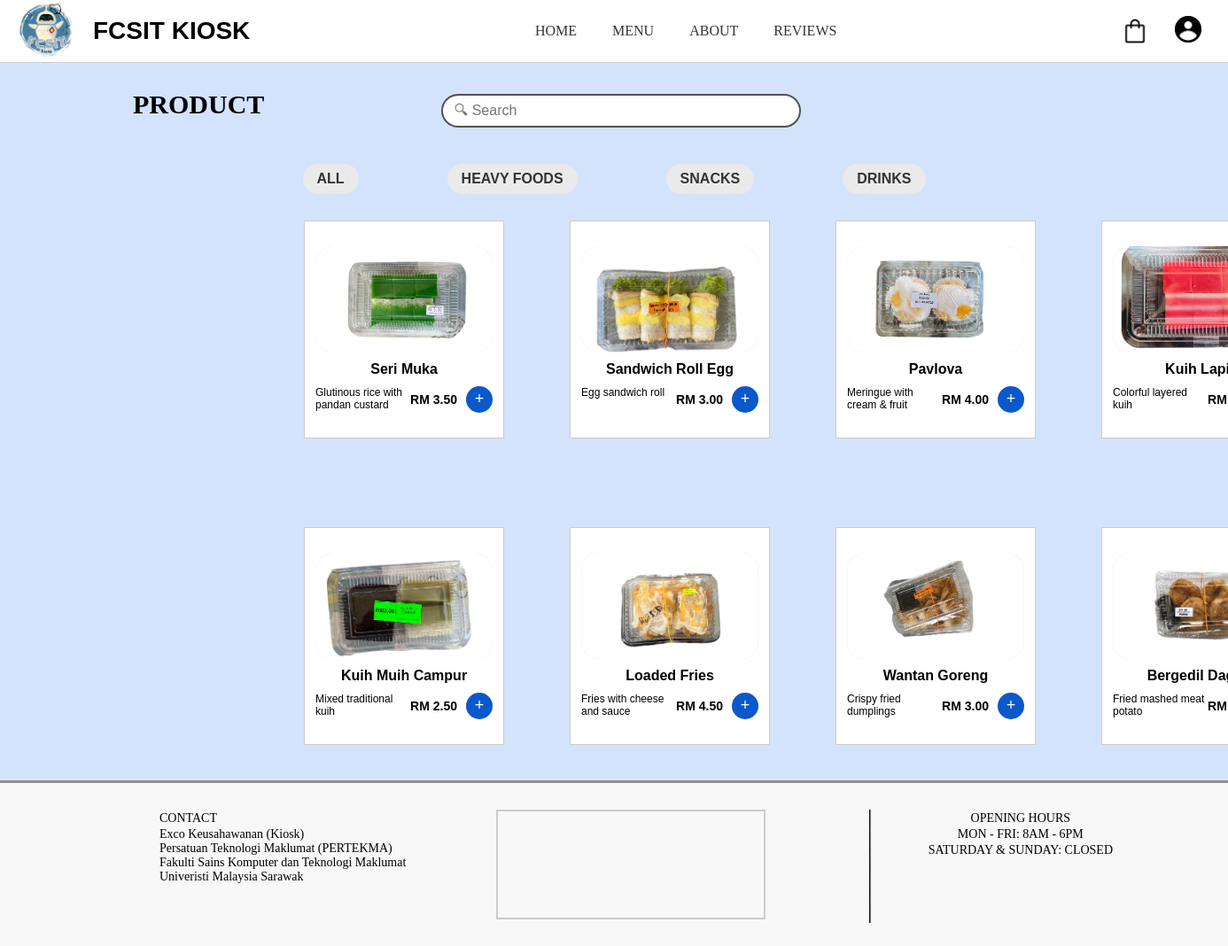
Page /menu_page.php?category=SNACKS on the committed database.
### tables this page shows
CREATE TABLE `product` (
  `product_id` int(11) NOT NULL,
  `product_name` varchar(100) DEFAULT NULL,
  `description` text DEFAULT NULL,
  `price` decimal(10,2) DEFAULT NULL,
  `category` varchar(50) DEFAULT NULL,
  `stock_quantity` int(11) DEFAULT NULL,
  `image_url` varchar(255) DEFAULT NULL,
  `is_active` tinyint(1) NOT NULL DEFAULT 1
);

### menu_page.php (the view, shortened to what this page needs)
<?php
require_once '../admin/db_connect.php';
$category = $_GET['category'] ?? 'ALL';
$sql = "SELECT * FROM product WHERE 1";
$params = [];
$types = "";
if ($category !== 'ALL') {
    $sql .= " AND category = ?";
    $params[] = $category;
    $types .= "s";
}
$stmt = $conn->prepare($sql);
if (!empty($params)) {
    $stmt->bind_param($types, ...$params);
}
$stmt->execute();
$result = $stmt->get_result();
?>
<!DOCTYPE html>
<html lang="en">
<head>
  <link rel="stylesheet" href="index.css" />
  <link rel="stylesheet" href="menu_page.css" />
</head>
<body>
<div class="page-wrapper">
<header class="navbar">
<div class="left-header">
  <a href="index.php">
  <img src="img/kiosk.jpg" alt="Logo" class="logo-img">
  </a>
  <div class="logo-text">FCSIT KIOSK</div>
</div>
  <nav>
    <a href="index.php">HOME</a>
    <a href="menu_page.php">MENU</a>
    <a href="about.php">ABOUT</a>
    <a href="../REGISTERED MEMBER/review.php">REVIEWS</a>
  </nav>
  <div class="icons">
    <img src="img/cart.png" alt="cart" class="cart-img">
    <a href="/Zombeat/PUBLIC/login.php"><img src="img/account.png" alt="account" class="acc-img"></a>
  </div>
</header>
<div class="menu-header-bar">
  <h2>PRODUCT</h2>
  <form method="GET" action="menu_page.php">
  <input type="text" name="search" class="search-menu" placeholder=" 🔍︎ Search" value="<?php echo htmlspecialchars($_GET['search'] ?? '', ENT_QUOTES); ?>">
</form>
</div>
<div class="menu-container">
  <div class="menu-text">
<div class="categories">
<?php
$categories = ['ALL', 'HEAVY FOODS', 'SNACKS', 'DRINKS'];
foreach ($categories as $cat) {
    $activeClass = ($cat === $category) ? 'active-category' : '';
    echo "<a href='?category=" . urlencode($cat) . "'><span class='$activeClass'>$cat</span></a>";
}
?>
</div>
<div class="items">
<?php if ($result && $result->num_rows > 0): ?>
    <?php while ($row = $result->fetch_assoc()): ?>
        <div class="card">
            <img src="<?= htmlspecialchars($row['image_url']) ?>" alt="<?= htmlspecialchars($row['product_name']) ?>">
            <p class="item-name"><?= htmlspecialchars($row['product_name']) ?></p>
            <div class="card-text">
                <p class="item-desc"><?= htmlspecialchars($row['description']) ?></p>
                <div class="price-button">
                    <strong class="price">RM <?= number_format($row['price'], 2) ?></strong>
                    <button class="add-to-cart-btn" data-require-login="true">+</button>
                </div>
            </div>
        </div>
    <?php endwhile; ?>
<?php else: ?>
    <p>No items found in this category.</p>
<?php endif; ?>
</div>
</div>
</div>
</div>
<footer class="footer">
  <div class="contact">
    <p>CONTACT</p>
    <p>Exco Keusahawanan (Kiosk)
    <br>Persatuan Teknologi Maklumat (PERTEKMA)
    <br>Fakulti Sains Komputer dan Teknologi Maklumat
    <br>Univeristi Malaysia Sarawak
    </p>
  </div>
  <div class="map-container">
  <iframe
    src="https://www.google.com/maps/embed?pb=!1m18!1m12!1m3!1d249.28178855754!2d110.42879137977478!3d1.4681128239800552!2m3!1f0!2f0!3f0!3m2!1i1024!2i768!4f13.1!3m3!1m2!1s0x31fba3ce88e3a469%3A0xf0983c853635b29!2sFaculty%20of%20Computer%20Science%20%26%20Information%20Technology%20(FCSIT)!5e0!3m2!1sen!2smy!4v1748969425700!5m2!1sen!2smy" width="600" height="450" style="border:0;" allowfullscreen="" loading="lazy">
  </iframe>
</div>
<div class="straightline">
  <img src="img/blackline.png">
</div>
<div class="hours">
  <p>OPENING HOURS</p>
  <p>MON - FRI: 8AM - 6PM</p>
  <p>SATURDAY & SUNDAY: CLOSED</p>
</div>
</footer>
</body>
</html>

### index.css (style rules this page uses)
body { margin: 0; font-family: Arial, sans-serif; background-color: #d4e3fc; height: 100%; flex-direction: column; }
.page-wrapper { flex: 1; display: flex; flex-direction: column; }
nav { display: flex; gap: 10px; flex-shrink: 0; }
.navbar { display: flex; justify-content: space-between; align-items: center; padding: 10px 20px; height: 50px; background-color: #fff; border-bottom: 1px solid #ccc; font-family: 'Times New Roman', Times, serif; flex-wrap: nowrap; }
.navbar nav a { margin: 0 15px; text-decoration: none; color: #333; }
.navbar .icons { display: flex; align-items: center; }
.left-header { display: flex; align-items: center; }
.icons { font-size: 18px; display: flex; align-items: center; gap: 10px; }
.cart-img { width: 30px; height: 30px; object-fit: contain; }
.acc-img { width: 30px; height: 30px; object-fit: contain; margin-left: 20px; }
.card { width: 200px; height: 200px; background-color: #ffffff; display: flex; margin-left: 200px; justify-content: center; }
.footer { display: flex; justify-content: space-between; background-color: #f8f8f8; padding: 30px; font-size: 14px; border-top: 3px solid #928f8f; }
.contact { padding-left: 150px; font-family: 'Times New Roman', Times, serif; }
.contact p { margin-bottom: 1px; margin-top: 2px; }
.map-container { width: 300px; height: 120px; border: 2px solid #ccc; overflow: hidden; margin-left: 100px; }
.straightline { height: 10px; margin-left: 50px; }
.hours { margin-right: 100px; font-family: 'Times New Roman', Times, serif; text-align: center; }
.hours p { margin-bottom: 2px; margin-top: 2px; }
.logo-img { height: 70px; }
.logo-text { font-weight: bold; font-size: 28px; font-family: Arial, Helvetica, sans-serif; color: #000; padding-left: 20px; display: flex; flex-direction: row; align-items: center; }

### menu_page.css (style rules this page uses)
.menu-header-bar { display: flex; justify-content: start; align-items: center; padding: 20px 300px 0 150px; gap: 200px; font-family: Verdana; }
.menu-header-bar h2 { font-size: 30px; font-weight: bold; margin-top: 10px; align-items: left; }
.menu-header-bar input { padding: 8px; font-size: 16px; width: 170%; margin: 0 auto; flex-wrap: wrap; }
.search-menu { border-radius: 20px; border: 2px solid #ccc; outline: #000; border-color: #545050; width: 30%; font-size: 20px; }
.menu-container { display: flex; }
.menu-text { flex: 3; padding: 20px; }
.categories { display: flex; justify-content: center; gap: 100px; margin-top: 5px; margin-bottom: 20px; flex-wrap: wrap; }
.categories a { text-decoration: none; padding: 8px 16px; font-weight: bold; border-radius: 20px; background-color: #eaeaea; color: #333; transition: background-color 0.2s, transform 0.2s; }
.items { display: grid; grid-template-columns: repeat(4, 200px); gap: 100px; padding: 10px 0 20px 0px; justify-content: center; margin-top: 20px; }
.card { background-color: white; padding: 12px; border: 1px solid #ccc; text-align: center; display: flex; flex-direction: column; gap: 10px; height: 220px; }
.card img { width: 100%; height: 120px; background-color: #ddd; object-fit: cover; border-radius: 20px; }
.item-name { font-weight: bold; font-size: 16px; margin: 0; }
.card-text { display: flex; justify-content: space-between; align-items: flex-start; width: 100%; }
.item-desc { flex: 1; margin: 0; font-size: 12px; word-break: break-word; text-align: left; }
.price { white-space: nowrap; font-size: 14px; font-weight: bold; text-align: right; }
.price-button { display: flex; align-items: center; gap: 10px; }
.add-to-cart-btn { background-color: #0a58ca; color: white; border: none; border-radius: 50%; width: 30px; height: 30px; font-size: 18px; cursor: pointer; display: flex; justify-content: center; align-items: center; transition: background-color 0.2s ease; }

### rows in the picture
product: image_url (picture), product_name "Seri Muka", description "Glutinous rice with pandan custard", price "3.50"
product: image_url (picture), product_name "Sandwich Roll Egg", description "Egg sandwich roll", price "3.00"
product: image_url+product_name (picture), product_name "Pavlova", description "Meringue with cream & fruit", price "4.00"
product: image_url (picture), product_name "Kuih…", description "Colorful layered kuih"
product: image_url (picture), product_name "Kuih Muih Campur", description "Mixed traditional kuih", price "2.50"
product: image_url (picture), product_name "Loaded Fries", description "Fries with cheese and sauce", price "4.50"
product: image_url (picture), product_name "Wantan Goreng", description "Crispy fried dumplings", price "3.00"
product: image_url (picture), product_name "Bergedil…", description "Fried mashed meat potato"

### other values in the picture
$cat "ALL"
$cat "HEAVY FOODS"
$cat "SNACKS"
$cat "DRINKS"
